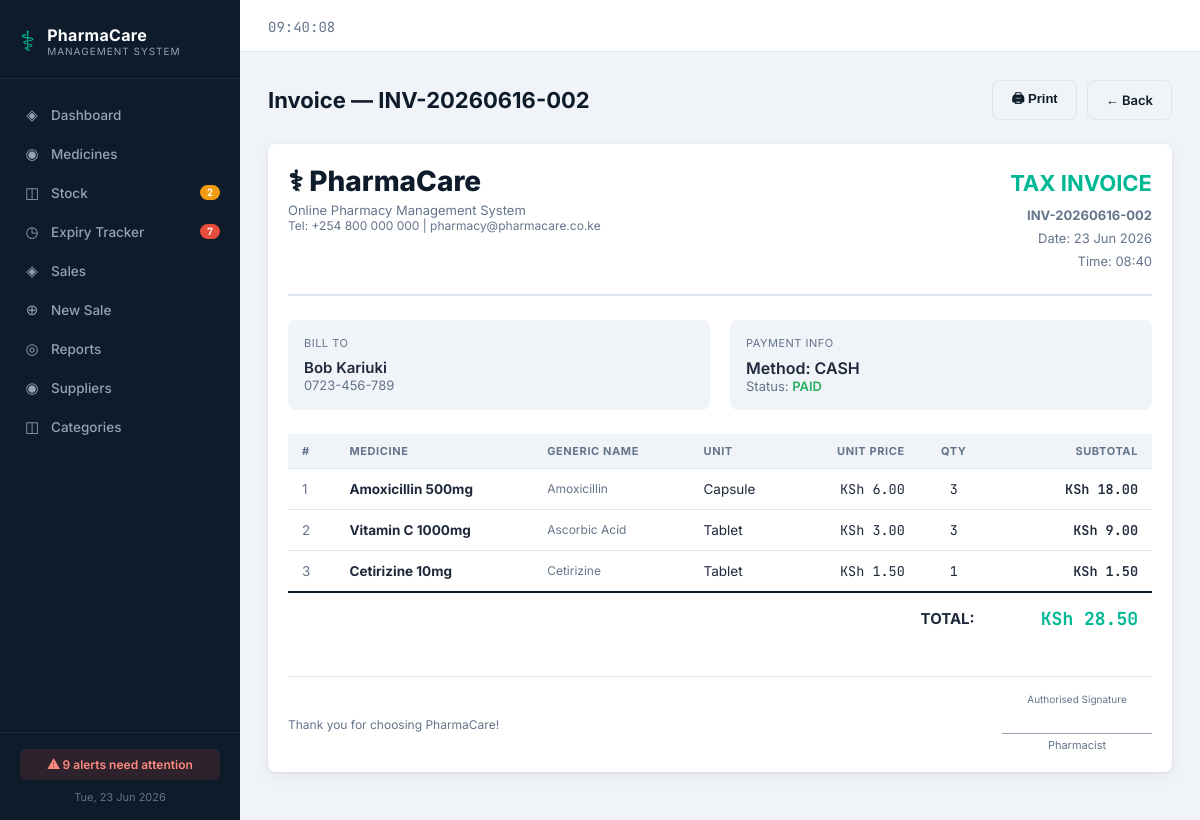
Screenshot of /invoice.php?id=2 (signed in) with the database file from the repository.
### tables this page shows
CREATE TABLE IF NOT EXISTS sales (
    id INT AUTO_INCREMENT PRIMARY KEY,
    invoice_number VARCHAR(30) NOT NULL UNIQUE,
    customer_name VARCHAR(100) DEFAULT 'Walk-in Customer',
    customer_phone VARCHAR(20),
    total_amount DECIMAL(10,2) NOT NULL DEFAULT 0.00,
    discount DECIMAL(10,2) DEFAULT 0.00,
    paid_amount DECIMAL(10,2) DEFAULT 0.00,
    payment_method ENUM('cash','card','online') DEFAULT 'cash',
    sale_date TIMESTAMP DEFAULT CURRENT_TIMESTAMP,
    notes TEXT
);

CREATE TABLE IF NOT EXISTS sale_items (
    id INT AUTO_INCREMENT PRIMARY KEY,
    sale_id INT NOT NULL,
    medicine_id INT NOT NULL,
    quantity INT NOT NULL,
    unit_price DECIMAL(10,2) NOT NULL,
    subtotal DECIMAL(10,2) NOT NULL,
    FOREIGN KEY (sale_id) REFERENCES sales(id) ON DELETE CASCADE,
    FOREIGN KEY (medicine_id) REFERENCES medicines(id) ON DELETE RESTRICT
);

CREATE TABLE IF NOT EXISTS medicines (
    id INT AUTO_INCREMENT PRIMARY KEY,
    name VARCHAR(150) NOT NULL,
    generic_name VARCHAR(150),
    category_id INT,
    supplier_id INT,
    batch_number VARCHAR(50),
    barcode VARCHAR(100),
    unit VARCHAR(30) DEFAULT 'Tablet',
    purchase_price DECIMAL(10,2) NOT NULL DEFAULT 0.00,
    selling_price DECIMAL(10,2) NOT NULL DEFAULT 0.00,
    stock_quantity INT NOT NULL DEFAULT 0,
    min_stock_level INT NOT NULL DEFAULT 10,
    expiry_date DATE NOT NULL,
    manufacture_date DATE,
    description TEXT,
    status ENUM('active','inactive','discontinued') DEFAULT 'active',
    created_at TIMESTAMP DEFAULT CURRENT_TIMESTAMP,
    updated_at TIMESTAMP DEFAULT CURRENT_TIMESTAMP ON UPDATE CURRENT_TIMESTAMP,
    FOREIGN KEY (category_id) REFERENCES categories(id) ON DELETE SET NULL,
    FOREIGN KEY (supplier_id) REFERENCES suppliers(id) ON DELETE SET NULL
);

### invoice.php (the view, shortened to what this page needs)
<?php
require_once 'includes/header.php';
$db = getDB();
$id = (int)($_GET['id'] ?? 0);
$sale = $db->query("SELECT * FROM sales WHERE id=$id")->fetch_assoc();
$items = $db->query("
  SELECT si.*, m.name as med_name, m.unit, m.generic_name
  FROM sale_items si
  JOIN medicines m ON m.id = si.medicine_id
  WHERE si.sale_id = $id
");
?>
<div class="page-header no-print">
  <div class="page-title">Invoice — <?= htmlspecialchars($sale['invoice_number']) ?></div>
  <div style="display:flex;gap:10px">
    <button class="btn btn-outline" onclick="window.print()">🖨 Print</button>
    <a href="sales.php" class="btn btn-outline">← Back</a>
  </div>
</div>
<div class="card">
  <div class="card-body">
    <div class="invoice-header">
      <div>
        <div class="invoice-title">⚕ PharmaCare</div>
        <div style="color:var(--text-mute);font-size:13px;margin-top:4px">Online Pharmacy Management System</div>
        <div style="color:var(--text-mute);font-size:12px">Tel: +254 800 000 000 | pharmacy@pharmacare.co.ke</div>
      </div>
      <div class="invoice-meta">
        <div style="font-size:22px;font-weight:700;color:var(--emerald)">TAX INVOICE</div>
        <div><strong><?= htmlspecialchars($sale['invoice_number']) ?></strong></div>
        <div>Date: <?= date('d M Y', strtotime($sale['sale_date'])) ?></div>
        <div>Time: <?= date('H:i', strtotime($sale['sale_date'])) ?></div>
      </div>
    </div>
    <div style="display:grid;grid-template-columns:1fr 1fr;gap:20px;margin-bottom:24px">
      <div style="background:var(--grey-100);padding:16px;border-radius:var(--radius)">
        <div style="font-size:11px;text-transform:uppercase;letter-spacing:.5px;color:var(--text-mute);margin-bottom:8px">Bill To</div>
        <div style="font-weight:600;font-size:15px"><?= htmlspecialchars($sale['customer_name']) ?></div>
        <?php if($sale['customer_phone']): ?>
        <div style="color:var(--text-mute);font-size:13px"><?= htmlspecialchars($sale['customer_phone']) ?></div>
        <?php endif; ?>
      </div>
      <div style="background:var(--grey-100);padding:16px;border-radius:var(--radius)">
        <div style="font-size:11px;text-transform:uppercase;letter-spacing:.5px;color:var(--text-mute);margin-bottom:8px">Payment Info</div>
        <div style="font-weight:600">Method: <?= strtoupper($sale['payment_method']) ?></div>
        <div style="color:var(--text-mute);font-size:13px">Status: <span style="color:var(--success);font-weight:600">PAID</span></div>
      </div>
    </div>
    <div class="table-wrap">
      <table>
        <thead><tr>
          <th>#</th><th>Medicine</th><th>Generic Name</th><th>Unit</th>
          <th style="text-align:right">Unit Price</th><th style="text-align:center">Qty</th>
          <th style="text-align:right">Subtotal</th>
        </tr></thead>
        <tbody>
        <?php $n = 0; while ($r = $items->fetch_assoc()): $n++; ?>
        <tr>
          <td style="color:var(--text-mute)"><?= $n ?></td>
          <td><strong><?= htmlspecialchars($r['med_name']) ?></strong></td>
          <td style="color:var(--text-mute);font-size:12px"><?= htmlspecialchars($r['generic_name']??'—') ?></td>
          <td><?= $r['unit'] ?></td>
          <td style="text-align:right;font-family:var(--mono)">KSh <?= number_format($r['unit_price'],2) ?></td>
          <td style="text-align:center;font-family:var(--mono)"><?= $r['quantity'] ?></td>
          <td style="text-align:right;font-family:var(--mono);font-weight:600">KSh <?= number_format($r['subtotal'],2) ?></td>
        </tr>
        <?php endwhile; ?>
        </tbody>
        <tfoot>
          <tr class="invoice-total-row">
            <td colspan="6" style="text-align:right;padding:14px">TOTAL:</td>
            <td style="text-align:right;font-family:var(--mono);padding:14px;font-size:18px;color:var(--emerald)">KSh <?= number_format($sale['total_amount'],2) ?></td>
          </tr>
        </tfoot>
      </table>
    </div>
    <div style="margin-top:32px;padding-top:16px;border-top:1px solid var(--grey-200);display:flex;justify-content:space-between;align-items:center">
      <div style="font-size:12px;color:var(--text-mute)">
        <div style="margin-top:4px">Thank you for choosing PharmaCare!</div>
      </div>
      <div style="text-align:center">
        <div style="font-size:10px;color:var(--text-mute)">Authorised Signature</div>
        <div style="border-top:1px solid var(--grey-400);margin-top:28px;padding-top:4px;width:150px;font-size:11px;color:var(--text-mute)">Pharmacist</div>
      </div>
    </div>
  </div>
</div>
<?php require_once 'includes/footer.php'; ?>

### assets/css/style.css (style rules this page uses)
:root { --navy: #0d1b2a; --navy-mid: #1b2d42; --navy-soft: #243b55; --emerald: #00b894; --emerald-dk:#00896f; --white: #ffffff; --grey-100: #f0f4f8; --grey-200: #dce4ee; --grey-400: #94a3b8; --grey-600: #64748b; --danger: #e74c3c; --danger-lt: #fff5f5; --warn: #f39c12; --warn-lt: #fffbf0; --success: #27ae60; --success-lt:#f0fff8; --info: #2980b9; --info-lt: #f0f8ff; --text: #1e293b; --text-mute: #64748b; --radius: 8px; --shadow: 0 1px 3px rgba(0,0,0,.08), 0 4px 16px rgba(0,0,0,.05); --shadow-lg: 0 4px 24px rgba(0,0,0,.12); --sidebar-w: 240px; --font: 'Inter', system-ui, sans-serif; --mono: 'JetBrains Mono', monospace; }
* { box-sizing: border-box; margin: 0; padding: 0; }
body { font-family: var(--font); background: var(--grey-100); color: var(--text); display: flex; min-height: 100vh; }
.page-header { display: flex; align-items: center; justify-content: space-between; margin-bottom: 24px; flex-wrap: wrap; gap: 12px; }
.page-title { font-size: 22px; font-weight: 700; color: var(--navy); }
.card { background: var(--white); border-radius: var(--radius); box-shadow: var(--shadow); overflow: hidden; margin-bottom: 20px; }
.card-body { padding: 20px; }
.table-wrap { overflow-x: auto; }
table { width: 100%; border-collapse: collapse; font-size: 13.5px; }
thead th { background: var(--grey-100); padding: 10px 14px; text-align: left; font-size: 11px; font-weight: 700; text-transform: uppercase; letter-spacing: .6px; color: var(--grey-600); border-bottom: 1px solid var(--grey-200); white-space: nowrap; }
tbody td { padding: 11px 14px; border-bottom: 1px solid var(--grey-200); vertical-align: middle; }
tbody tr:last-child td { border-bottom: none; }
.btn { display: inline-flex; align-items: center; gap: 6px; padding: 8px 18px; border: none; border-radius: var(--radius); font-size: 13px; font-weight: 600; cursor: pointer; text-decoration: none; transition: all .15s ease; white-space: nowrap; }
.btn-outline { background: transparent; color: var(--navy); border: 1.5px solid var(--grey-200); }
.invoice-header { display: flex; justify-content: space-between; align-items: flex-start; margin-bottom: 24px; padding-bottom: 20px; border-bottom: 2px solid var(--grey-200); }
.invoice-title { font-size: 28px; font-weight: 800; color: var(--navy); }
.invoice-meta { text-align: right; font-size: 13px; color: var(--text-mute); line-height: 1.8; }
.invoice-total-row td { border-top: 2px solid var(--navy) !important; font-weight: 700; font-size: 15px; }

### rows the page displays
sales: invoice_number "INV-20260616-002", sale_date "23 Jun 2026", sale_date "08:40", customer_name "Bob Kariuki", customer_phone "0723-456-789", payment_method "CASH", total_amount "28.50"
sale_items: medicine.name "Amoxicillin 500mg", medicine.generic_name "Amoxicillin", medicine.unit "Capsule", unit_price "6.00", quantity "3", subtotal "18.00"
sale_items: medicine.name "Vitamin C 1000mg", medicine.generic_name "Ascorbic Acid", medicine.unit "Tablet", unit_price "3.00", quantity "3", subtotal "9.00"
sale_items: medicine.name "Cetirizine 10mg", medicine.generic_name "Cetirizine", medicine.unit "Tablet", unit_price "1.50", quantity "1", subtotal "1.50"

### other values shown
$lowStockAlerts "2"
$expiryAlerts+$expiredCount "7"
$totalAlerts "9"
